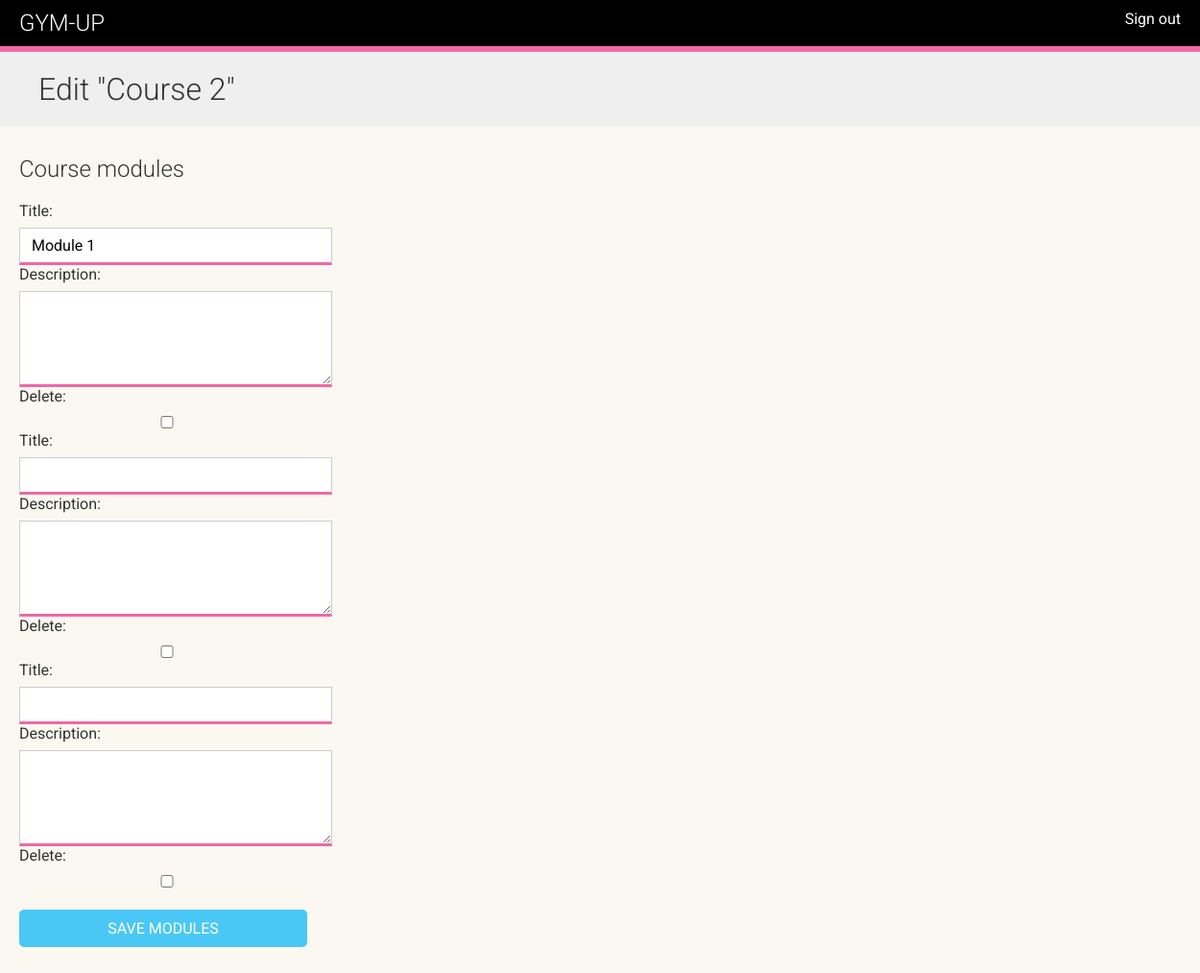
The page /course/2/module/ (signed in) on the database as committed earlier.
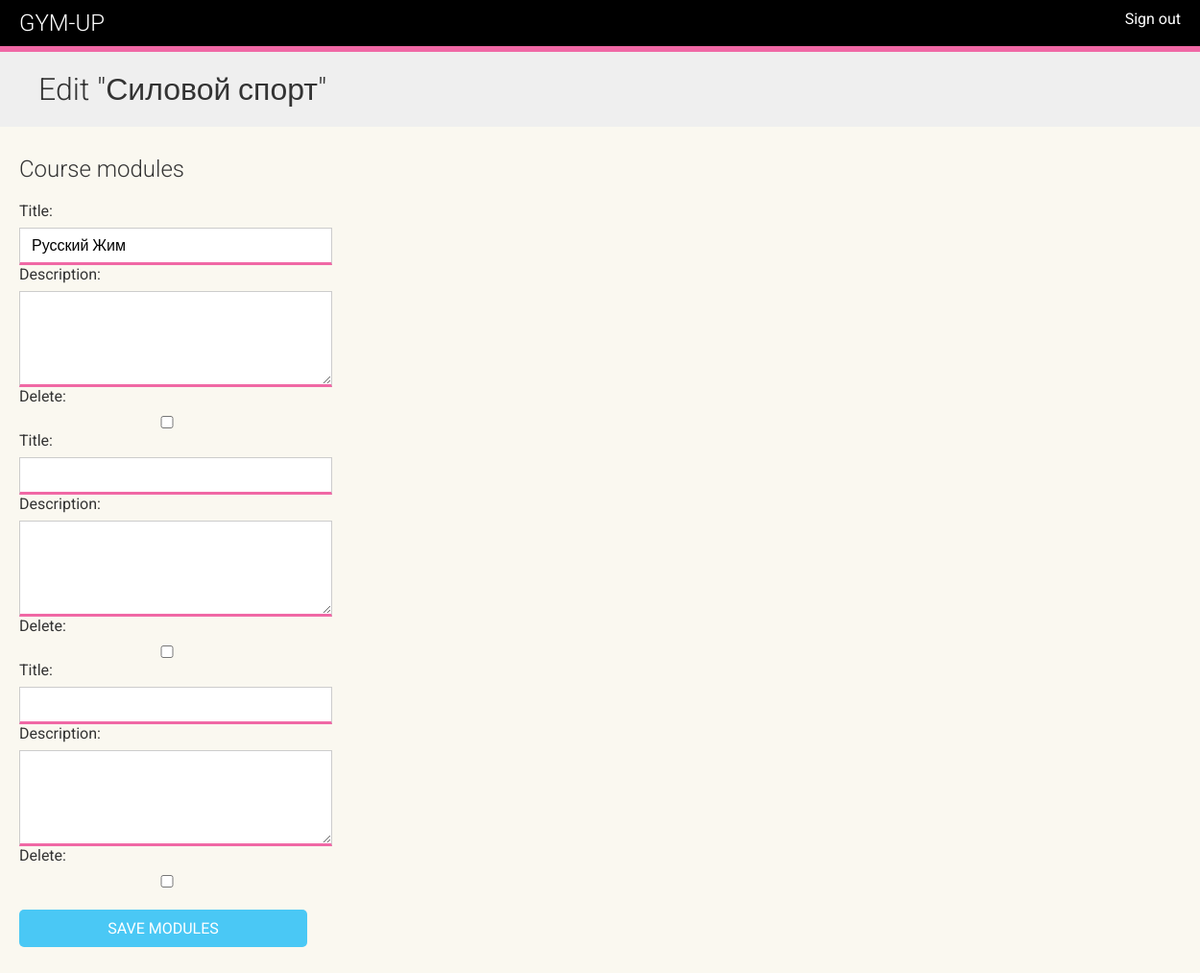
The same page on the database as committed later.
### courses/models.py (models this page shows, shortened)
class Course(models.Model):
    owner = models.ForeignKey(
        User, related_name="courses_created", on_delete=models.CASCADE
    )
    subject = models.ForeignKey(
        Subject, related_name="courses", on_delete=models.CASCADE
    )
    title = models.CharField(max_length=200)
    slug = models.SlugField(max_length=200, unique=True)
    overview = models.TextField()
    created = models.DateTimeField(auto_now_add=True)
    class Meta:
        ordering = ["-created"]

### courses/views.py (the view, shortened to what this page needs)
# urls.py: path("<pk>/module/",views.CourseModuleUpdateView.as_view(),name="course_module_update",),
class CourseModuleUpdateView(TemplateResponseMixin, View):
    template_name = "courses/manage/module/formset.html"
    course = None
    def get_formset(self, data=None):
        return ModuleFormSet(instance=self.course, data=data)
    def dispatch(self, request, pk):
        self.course = get_object_or_404(Course,
                                        id=pk,
                                        owner=request.user)
        return super().dispatch(request, pk)
    def get(self, request, *args, **kwargs):
        formset = self.get_formset()
        return self.render_to_response({"course": self.course, "formset": formset})

### courses/templates/courses/manage/module/formset.html (shortened to what this page needs)
{% extends "base.html" %}
{% block content %}
  <h1>Edit "{{ course.title }}"</h1>
  <div class="module">
      <h2>Course modules</h2>
      <form method="post">
        {{ formset }}
        <input type="submit" value="Save modules">
      </form>
  </div>
{% endblock %}

Rows that differ between the two databases and show on the page:
changed Course: title "Course 2" → "Силовой спорт"
Other text that changed with them:
form field formset: "Module 1" → "Русский Жим"
